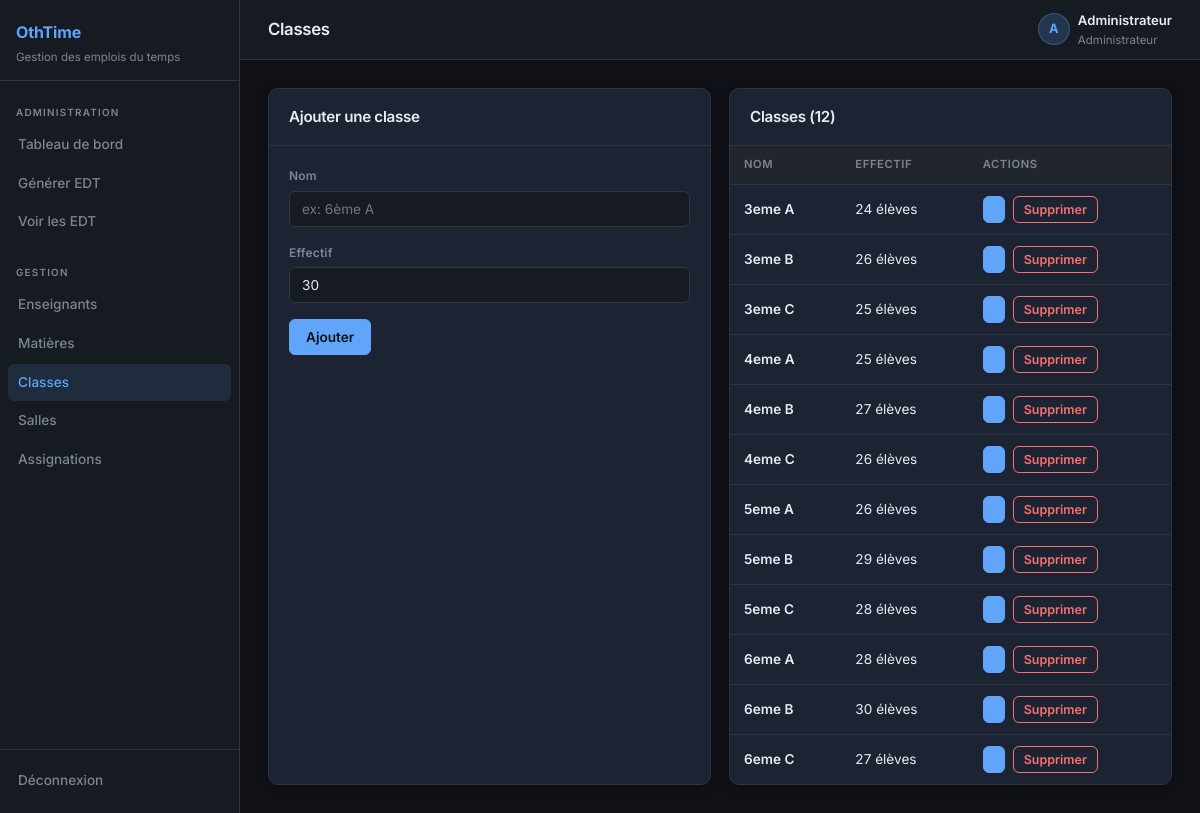
The page /admin/classes (signed in) on the database its author committed.
### tables this page shows
CREATE TABLE classes (
    id INT AUTO_INCREMENT PRIMARY KEY,
    nom VARCHAR(50) NOT NULL,
    effectif INT DEFAULT 30
);

### app/controllers/AdminController.php (called while the page is built, shortened)
<?php
class AdminController {
    private Database $db;
    public function __construct() {
        $this->db = Database::getInstance();
    }
   public function classes(): void {
        $classes = $this->db->fetchAll('SELECT * FROM classes ORDER BY nom');
        require __DIR__ . '/../views/admin/classes.php';
    }
}

### public/index.php (called while the page is built, shortened)
<?php
spl_autoload_register(function (string $class): void {
    $paths = [
        BASE_PATH . '/core/'             . $class . '.php',
        BASE_PATH . '/app/controllers/'  . $class . '.php',
        BASE_PATH . '/app/models/'       . $class . '.php',
    ];
    foreach ($paths as $path) {
        if (file_exists($path)) {
            return;
        }
    }
});
$router = new Router();
$router->add('/login',  'AuthController', 'login');
$router->add('/logout', 'AuthController', 'logout');
$router->add('/admin/dashboard',       'AdminController', 'dashboard');
$router->add('/admin/teachers',        'AdminController', 'teachers');
$router->add('/admin/subjects',        'AdminController', 'subjects');
$router->add('/admin/classes',         'AdminController', 'classes');
$router->add('/admin/rooms',           'AdminController', 'rooms');
$router->add('/admin/assignments',     'AdminController', 'assignments');
$router->add('/admin/timetable',       'AdminController', 'timetable');
$router->add('/admin/generate',        'AdminController', 'generate');
$router->add('/admin/run-generation',  'AdminController', 'runGeneration');
$router->add('/teacher/preferences',   'TeacherController', 'preferences');
$uri = parse_url($_SERVER['REQUEST_URI'], PHP_URL_PATH);
$router->dispatch($uri);

### core/Database.php (called while the page is built, shortened)
<?php
class Database {
    private static $instance = null;
    private $pdo;
    private function __construct() {
        $dsn = "mysql:host=" . MYSQL_HOST . ";dbname=" . MYSQL_DATABASE . ";charset=" . MYSQL_CHARSET;
        $options = [
            PDO::ATTR_ERRMODE            => PDO::ERRMODE_EXCEPTION,
            PDO::ATTR_DEFAULT_FETCH_MODE => PDO::FETCH_ASSOC,
            PDO::ATTR_EMULATE_PREPARES   => false,
        ];
        try {
            $this->pdo = new PDO($dsn, MYSQL_USER, MYSQL_PASSWORD, $options);
        } catch (PDOException $e) {
            die(json_encode(['error' => 'Connexion DB échouée: ' . $e->getMessage()]));
        }
    }
    public static function getInstance(): self {
        if (self::$instance === null) {
            self::$instance = new self();
        }
        return self::$instance;
    }
    public function query(string $sql, array $params = []): PDOStatement {
        $stmt = $this->pdo->prepare($sql);
        $stmt->execute($params);
        return $stmt;
    }
    public function fetchAll(string $sql, array $params = []): array {
        return $this->query($sql, $params)->fetchAll();
    }
}

### app/views/admin/classes.php (the view, shortened to what this page needs)
<?php
require __DIR__ . '/../layout_top.php';
?>
<div class="grid-2">
    <div class="card">
        <div class="card-header"><h3>Ajouter une classe</h3></div>
        <div class="card-body">
            <form method="POST">
                <div class="form-group mb-4"><label>Nom</label><input type="text" name="nom" placeholder="ex: 6ème A" required></div>
                <div class="form-group mb-4"><label>Effectif</label><input type="number" name="effectif" value="30" min="1" max="50"></div>
                <button type="submit" class="btn btn-primary">Ajouter</button>
            </form>
        </div>
    </div>
    <div class="card">
        <div class="card-header"><h3> Classes (<?= count($classes) ?>)</h3></div>
        <div class="table-wrap">
            <table>
                <thead><tr><th>Nom</th><th>Effectif</th><th>Actions</th></tr></thead>
                <tbody>
                <?php foreach ($classes as $c): ?>
                <tr>
                    <td style="font-weight:600"><?= htmlspecialchars($c['nom']) ?></td>
                    <td><?= $c['effectif'] ?> élèves</td>
                    <td>
                        <div class="flex gap-2">
                            <button onclick="openCls(<?= $c['id'] ?>, '<?= addslashes($c['nom']) ?>', <?= $c['effectif'] ?>)" class="btn btn-sm btn-primary"></button>
                            <form method="POST" onsubmit="return confirm('Supprimer ?')">
                                <button class="btn btn-sm btn-danger">Supprimer</button>
                            </form>
                        </div>
                    </td>
                </tr>
                <?php endforeach; ?>
                </tbody>
            </table>
        </div>
    </div>
</div>
<?php require __DIR__ . '/../layout_bottom.php'; ?>

### public/assets/style.css (style rules this page uses)
*, *::before, *::after { box-sizing: border-box; margin: 0; padding: 0; }
:root { --primary: #60a5fa; --primary-lt: #93c5fd; --accent: #f59e0b; --accent-lt: #fcd34d; --success: #34d399; --danger: #f87171; --warning: #fbbf24; --bg: #0f1117; --bg-2: #161b22; --surface: #1c2333; --surface-2: #21262d; --border: #30363d; --text: #e6edf3; --text-muted: #7d8590; --radius: 10px; --shadow: 0 4px 24px rgba(0,0,0,.4); --shadow-sm: 0 2px 8px rgba(0,0,0,.3); --sidebar-w: 240px; --header-h: 60px; }
html { font-size: 16px; }
body { font-family: 'Inter', sans-serif; background: var(--bg); color: var(--text); min-height: 100vh; line-height: 1.6; }
h1,h2,h3,h4 { font-family: 'Inter', sans-serif; font-weight: 600; letter-spacing: -.02em; }
.card { background: var(--surface); border: 1px solid var(--border); border-radius: var(--radius); box-shadow: var(--shadow-sm); overflow: hidden; }
.card-header { padding: 16px 20px; border-bottom: 1px solid var(--border); display: flex; align-items: center; justify-content: space-between; }
.card-header h3 { font-size: .95rem; font-weight: 600; }
.card-body { padding: 20px; }
.table-wrap { overflow-x: auto; }
table { width: 100%; border-collapse: collapse; font-size: .85rem; }
thead { background: var(--surface-2); }
th { padding: 10px 14px; text-align: left; font-weight: 600; font-size: .7rem; letter-spacing: .6px; text-transform: uppercase; color: var(--text-muted); border-bottom: 1px solid var(--border); white-space: nowrap; }
td { padding: 11px 14px; border-bottom: 1px solid var(--border); vertical-align: middle; color: var(--text); }
tr:last-child td { border-bottom: none; }
.form-group { display: flex; flex-direction: column; gap: 5px; flex: 1; min-width: 130px; }
.form-group label { font-size: .75rem; font-weight: 600; color: var(--text-muted); letter-spacing: .2px; }
input, select, textarea { padding: 9px 12px; border: 1px solid var(--border); border-radius: 6px; font-family: inherit; font-size: .85rem; color: var(--text); background: var(--bg-2); outline: none; transition: border-color .15s, box-shadow .15s; }
.btn { display: inline-flex; align-items: center; gap: 6px; padding: 9px 16px; border-radius: 6px; border: 1px solid transparent; font-family: inherit; font-size: .85rem; font-weight: 600; cursor: pointer; transition: all .15s; white-space: nowrap; text-decoration: none; }
.btn-primary { background: var(--primary); color: #0f1117; border-color: var(--primary); }
.btn-danger { background: transparent; color: var(--danger); border-color: var(--danger); }
.btn-sm { padding: 5px 10px; font-size: .78rem; }
.flex { display: flex; }
.gap-2 { gap: 8px; }
.mb-4 { margin-bottom: 16px; }
.grid-2 { display: grid; grid-template-columns: 1fr 1fr; gap: 18px; }

### rows shown on the page
classes: nom "3eme A", effectif "24"
classes: nom "3eme B", effectif "26"
classes: nom "3eme C", effectif "25"
classes: nom "4eme A", effectif "25"
classes: nom "4eme B", effectif "27"
classes: nom "4eme C", effectif "26"
classes: nom "5eme A", effectif "26"
classes: nom "5eme B", effectif "29"
classes: nom "5eme C", effectif "28"
classes: nom "6eme A", effectif "28"
classes: nom "6eme B", effectif "30"
classes: nom "6eme C", effectif "27"

### other values the page prints
$page_title "Classes"
$avatar "A"
$nom "Administrateur"
count($classes) "12"
